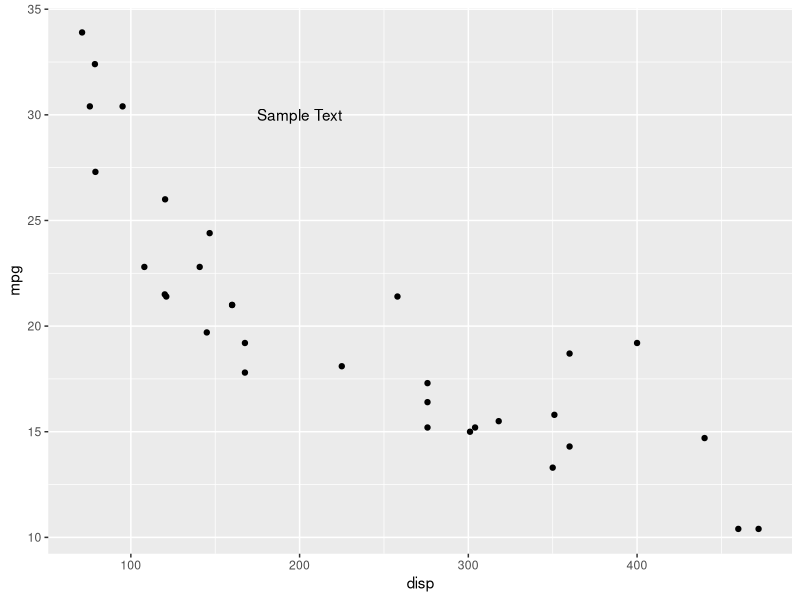
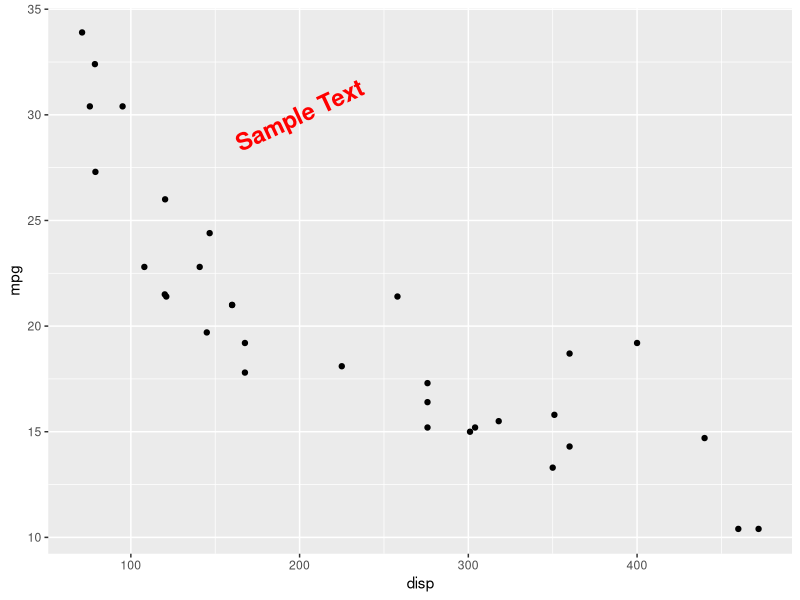

Here is the R script that generated these plots, in order:
## ---- chunk 1
library(ggplot2)
## ---- chunk 2
ggplot(mtcars) +
  geom_point(aes(disp, mpg)) +
  annotate('text', x = 200, y = 30, label = 'Sample Text')
## ---- chunk 3
ggplot(mtcars) +
  geom_point(aes(disp, mpg)) +
  annotate('text', x = 200, y = 30, label = 'Sample Text',
           color = 'red', size = 6, fontface = 'bold', angle = 25)
